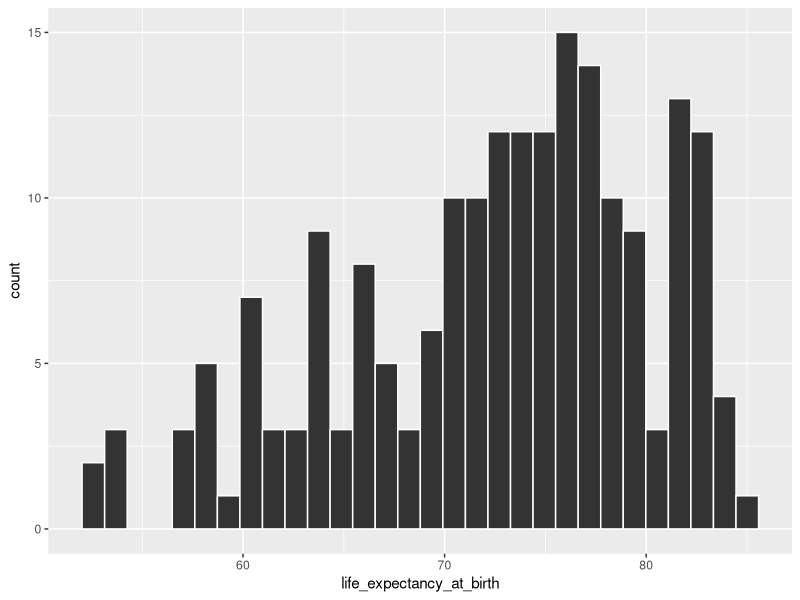
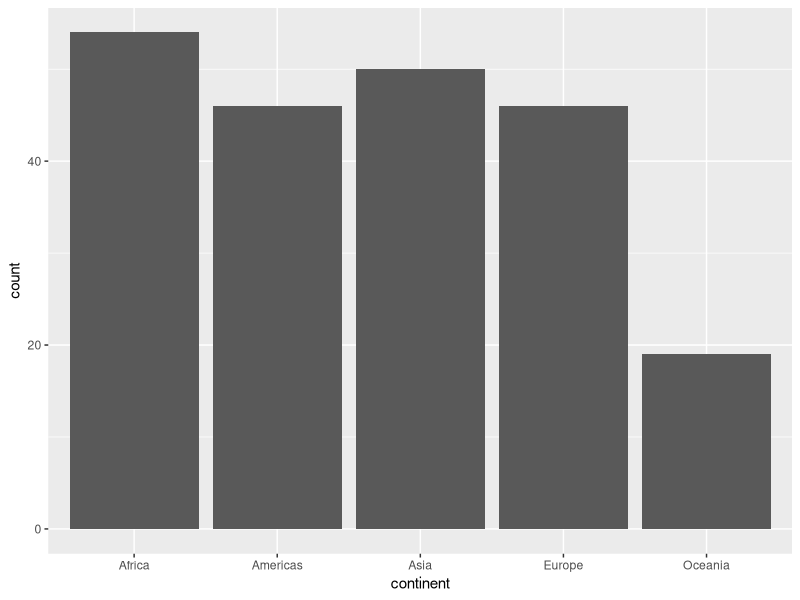

Generate these figures, in order, with R:
library(tidyverse)

world_bank_countries <- read_csv("data/world_bank_countries.csv")


# Continous scale ---------------------------------------------------------
world_bank_countries %>% 
  filter(year == 2017) %>% 
  ggplot(aes(x = life_expectancy_at_birth)) +
  geom_histogram(fill = "grey20", color = "white")


# Discrete scale ----------------------------------------------------------
world_bank_countries %>% 
  filter(year == 2017) %>% 
  ggplot(aes(x = continent)) + 
  geom_bar()
